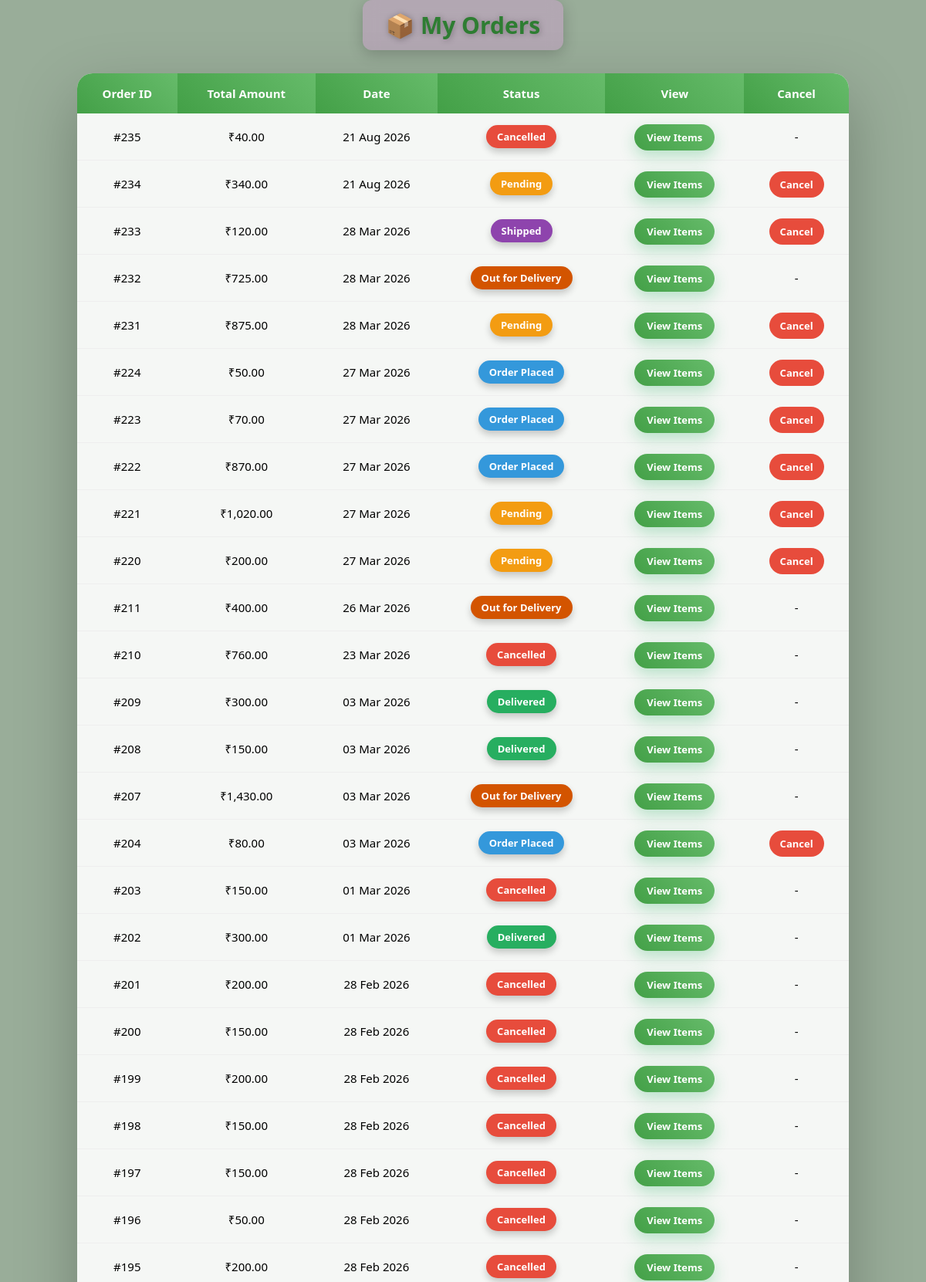
The app's page /orders.php (signed in, upper part) with its own data.
### tables this page shows
CREATE TABLE `orders` (
  `id` int(11) NOT NULL,
  `user_id` int(11) DEFAULT NULL,
  `total_amount` decimal(10,2) DEFAULT NULL,
  `order_date` timestamp NULL DEFAULT current_timestamp(),
  `status` varchar(50) DEFAULT 'Pending',
  `delivery_address` text NOT NULL,
  `phone` varchar(15) NOT NULL,
  `payment_method` varchar(50) NOT NULL DEFAULT 'COD',
  `payment_status` varchar(50) NOT NULL DEFAULT 'Pending'
);

### orders.php (the view, shortened to what this page needs)
<?php
include 'db_connect.php';
$user_id = $_SESSION['user_id'];
$query = "
SELECT
    id,
    total_amount,
    order_date,
    status
FROM orders
WHERE user_id = $user_id
ORDER BY id DESC
";
$result = mysqli_query($conn, $query);
?>
<!DOCTYPE html>
<html lang="en">
<head>
</head>
<body>
<div style="text-align:center;">
    <h2 class="page-title">📦 My Orders</h2>
</div>
<div class="table-wrapper">
<table>
<tr>
    <th>Order ID</th>
    <th>Total Amount</th>
    <th>Date</th>
    <th>Status</th>
    <th>View</th>
<th>Cancel</th>
</tr>
<?php
while ($row = mysqli_fetch_assoc($result)) {
?>
<tr>
    <td>#<?= $row['id']; ?></td>
    <td>₹<?= number_format($row['total_amount'], 2); ?></td>
    <td><?= date("d M Y", strtotime($row['order_date'])); ?></td>
    <td>
<?php
$status = $row['status'];
$status_class = str_replace(' ', '', $status);
?>
<span class="status <?= $status_class; ?>">
    <?= $status; ?>
</span>
</td>
    <td>
        <a class="view-link" href="view_order_details.php?order_id=<?= $row['id']; ?>">
            View Items
        </a>
    </td>
    <td>
<?php if($row['status'] == 'Pending' || $row['status'] == 'Order Placed' || $row['status']=='Processing'|| $row['status']=='Shipped') { ?>
    <a href="cancel_order.php?id=<?= $row['id']; ?>"
       onclick="return confirm('Are you sure you want to cancel this order?')"
       style="
            padding:8px 14px;
            background:#e74c3c;
            color:#fff;
            text-decoration:none;
            border-radius:50px;
            font-size:13px;
            font-weight:600;">
       Cancel
    </a>
<?php } else { ?>
    -
<?php } ?>
</td>
</tr>
<?php } ?>
</table>
</div>
</body>
</html>

### orders.php (style rules this page uses)
.page-title { text-align: center; font-size: 30px; margin-bottom: 30px; color: rgba(241,239,224,0.5); background: rgba(255, 150, 255, 0.25); display: inline-block; padding: 12px 30px; border-radius: 12px; backdrop-filter: blur(10px); box-shadow: 0 5px 20px rgba(0,0,0,0.2); text-shadow: 2px 2px 10px rgba(0,0,0,0.8); }
* { margin: 0; padding: 0; box-sizing: border-box; font-family: 'Segoe UI', Tahoma, Geneva, Verdana, sans-serif; }
body { min-height: 100vh; background: transparent; padding: 40px 20px; }
.page-title { text-align: center; font-size: 30px; margin-bottom: 30px; color: #2e7d32; text-shadow: 1px 1px 8px rgba(0,0,0,0.3); }
.table-wrapper { max-width: 1000px; margin: auto; background: rgba(255,255,255,0.9); border-radius: 20px; overflow: hidden; box-shadow: 0 30px 80px rgba(0,0,0,0.25); backdrop-filter: blur(10px); }
table { width: 100%; border-collapse: collapse; }
th { background: linear-gradient(45deg, #43a047, #66bb6a); color: #ffffff; padding: 16px; font-size: 15px; }
td { padding: 15px; text-align: center; border-bottom: 1px solid #eee; font-size: 15px; }
.status { padding: 6px 14px; border-radius: 50px; font-size: 13px; font-weight: 600; color: #ffffff; display: inline-block; box-shadow: 0 5px 10px rgba(0,0,0,0.2); }
.status.Pending { background: #f39c12; }
.status.OrderPlaced { background: #3498db; }
.status.Delivered { background: #27ae60; }
.status.Cancelled { background: #e74c3c; }
.status.Shipped { background: #8e44ad; }
.status.OutforDelivery { background: #d35400; }
.view-link { padding: 8px 16px; background: linear-gradient(45deg, #43a047, #66bb6a); color: #ffffff; text-decoration: none; border-radius: 50px; font-size: 13px; font-weight: 600; box-shadow: 0 8px 20px rgba(39,174,96,0.3); transition: all 0.3s ease; }

### global_style.php (style rules this page uses)
html, body { height: 100%; margin: 0; padding: 0; }
body { font-family: 'Poppins', sans-serif; background: url('images/bg.jpg') no-repeat center center fixed; background-size: cover; }
body::before { content: ""; position: fixed; top: 0; left: 0; width: 100%; height: 100%; background: rgba(0, 50, 0, 0.4); z-index: -1; pointer-events: none; }
html { scroll-behavior: smooth; }

### records on screen
orders: id "235", total_amount "40.00", order_date "21 Aug 2026", status "Cancelled"
orders: id "234", total_amount "340.00", order_date "21 Aug 2026", status "Pending"
orders: id "233", total_amount "120.00", order_date "28 Mar 2026", status "Shipped"
orders: id "232", total_amount "725.00", order_date "28 Mar 2026", status "Out for Delivery"
orders: id "231", total_amount "875.00", order_date "28 Mar 2026", status "Pending"
orders: id "224", total_amount "50.00", order_date "27 Mar 2026", status "Order Placed"
orders: id "223", total_amount "70.00", order_date "27 Mar 2026", status "Order Placed"
orders: id "222", total_amount "870.00", order_date "27 Mar 2026", status "Order Placed"
orders: id "221", total_amount "1,020.00", order_date "27 Mar 2026", status "Pending"
orders: id "220", total_amount "200.00", order_date "27 Mar 2026", status "Pending"
orders: id "211", total_amount "400.00", order_date "26 Mar 2026", status "Out for Delivery"
orders: id "210", total_amount "760.00", order_date "23 Mar 2026", status "Cancelled"
orders: id "209", total_amount "300.00", order_date "03 Mar 2026", status "Delivered"
orders: id "208", total_amount "150.00", order_date "03 Mar 2026", status "Delivered"
orders: id "207", total_amount "1,430.00", order_date "03 Mar 2026", status "Out for Delivery"
orders: id "204", total_amount "80.00", order_date "03 Mar 2026", status "Order Placed"
orders: id "203", total_amount "150.00", order_date "01 Mar 2026", status "Cancelled"
orders: id "202", total_amount "300.00", order_date "01 Mar 2026", status "Delivered"
orders: id "201", total_amount "200.00", order_date "28 Feb 2026", status "Cancelled"
orders: id "200", total_amount "150.00", order_date "28 Feb 2026", status "Cancelled"
orders: id "199", total_amount "200.00", order_date "28 Feb 2026", status "Cancelled"
orders: id "198", total_amount "150.00", order_date "28 Feb 2026", status "Cancelled"
orders: id "197", total_amount "150.00", order_date "28 Feb 2026", status "Cancelled"
orders: id "196", total_amount "50.00", order_date "28 Feb 2026", status "Cancelled"
orders: id "195", total_amount "200.00", order_date "28 Feb 2026", status "Cancelled"
